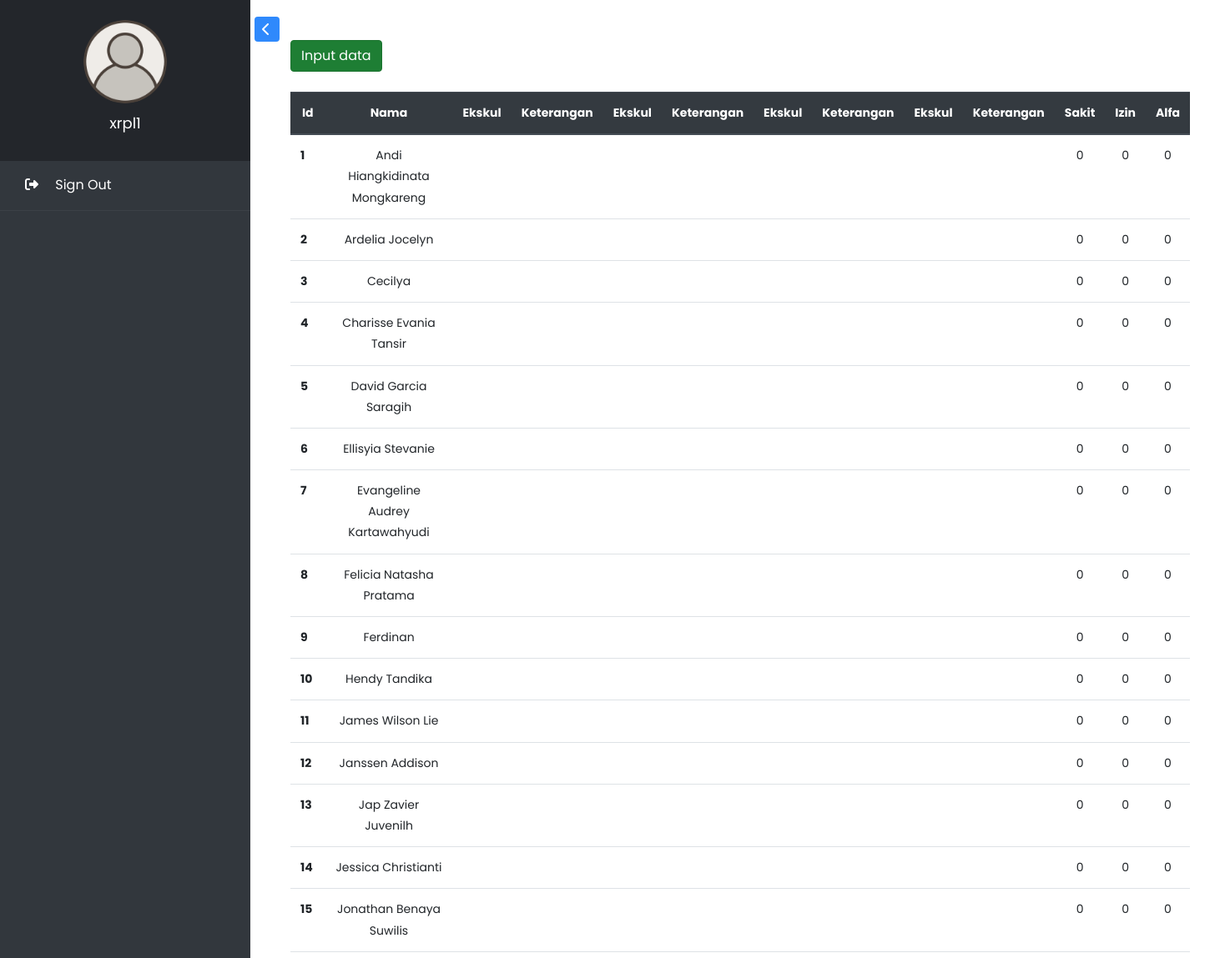
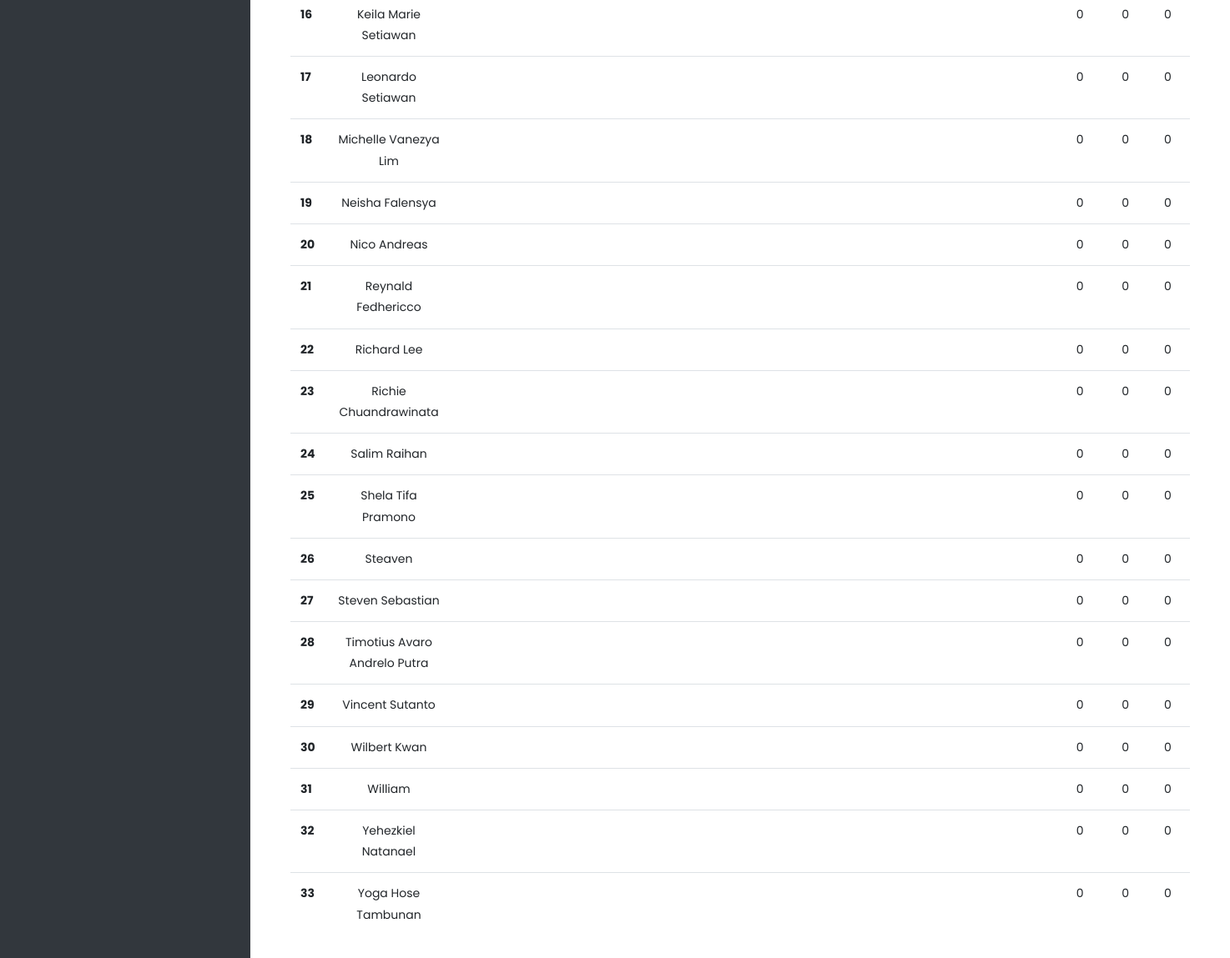
Screenshot of /xrpl1_walas/index.php (signed in) with the database file from the repository (2 pictures, top to bottom).
### tables this page shows
CREATE TABLE `xrpl1_n` (
  `id` int(11) NOT NULL,
  `nama` varchar(255) NOT NULL,
  `kelas` varchar(8) NOT NULL,
  `nis` varchar(5) NOT NULL,
  `nisn` varchar(10) NOT NULL,
  `agamap` int(3) NOT NULL,
  `p_agamap` text NOT NULL,
  `agamak` int(3) NOT NULL,
  `p_agamak` text NOT NULL,
  `ppknp` int(3) NOT NULL,
  `p_ppknp` text NOT NULL,
  `ppknk` int(3) NOT NULL,
  `p_ppknk` text NOT NULL,
  `bindop` int(3) NOT NULL,
  `p_bindop` text NOT NULL,
  `bindok` int(3) NOT NULL,
  `p_bindok` text NOT NULL,
  `mtkp` int(3) NOT NULL,
  `p_mtkp` text NOT NULL,
  `mtkk` int(3) NOT NULL,
  `p_mtkk` text NOT NULL,
  `sejarahp` int(3) NOT NULL,
  `p_sejarahp` text NOT NULL,
  `sejarahk` int(3) NOT NULL,
  `p_sejarahk` text NOT NULL,
  `bingp` int(3) NOT NULL,
  `p_bingp` text NOT NULL,
  `bingk` int(3) NOT NULL,
  `p_bingk` text NOT NULL,
  `sbdp` int(3) NOT NULL,
  `p_sbdp` text NOT NULL,
  `sbdk` int(3) NOT NULL,
  `p_sbdk` text NOT NULL,
  `pjokp` int(3) NOT NULL,
  `p_pjokp` text NOT NULL,
  `pjokk` int(3) NOT NULL,
  `p_pjokk` text NOT NULL,
  `mandp` int(3) NOT NULL,
  `p_mandp` text NOT NULL,
  `mandk` int(3) NOT NULL,
  `p_mandk` text NOT NULL,
  `bhump` int(3) NOT NULL,
  `p_bhump` text NOT NULL,
  `bhumk` int(3) NOT NULL,
  `p_bhumk` text NOT NULL,
  `simdigp` int(3) NOT NULL,
  `p_simdigp` text NOT NULL,
  `simdigk` int(3) NOT NULL,
  `p_simdigk` text NOT NULL,
  `fisikap` int(3) NOT NULL,
  `p_fisikap` text NOT NULL,
  `fisikak` int(3) NOT NULL,
  `p_fisikak` text NOT NULL,
  `kimiap` int(3) NOT NULL,
  `p_kimiap` text NOT NULL,
  `kimiak` int(3) NOT NULL,
  `p_kimiak` text NOT NULL,
  `sistekomp` int(3) NOT NULL,
  `p_sistekomp` text NOT NULL,
  `sistekomk` int(3) NOT NULL,
  `p_sistekomk` text NOT NULL,
  `komjardasp` int(3) NOT NULL,
  `p_komjardasp` text NOT NULL,
  `komjardask` int(3) NOT NULL,
  `p_komjardask` text NOT NULL,
  `progdasp` int(3) NOT NULL,
  `p_progdasp` text NOT NULL,
  `progdask` int(3) NOT NULL,
  `p_progdask` text NOT NULL,
  `desgrafp` int(3) NOT NULL,
  `p_desgrafp` text NOT NULL,
  `desgrafk` int(3) NOT NULL,
  `p_desgrafk` text NOT NULL,
  `eskula` varchar(255) NOT NULL,
  `ket_eskula` text NOT NULL,
  `eskulb` varchar(255) NOT NULL,
  `ket_eskulb` text NOT NULL,
  `eskulc` varchar(255) NOT NULL,
  `ket_eskulc` text NOT NULL,
  `eskuld` varchar(255) NOT NULL,
  `ket_eskuld` text NOT NULL,
  `sakit` int(12) NOT NULL,
  `izin` int(12) NOT NULL,
  `alfa` int(12) NOT NULL,
  `ranking` double NOT NULL
);

### xrpl1_walas/index.php (the view, shortened to what this page needs)
<!doctype html>
<html lang="en">
  <head>
    <link rel="stylesheet" href="https://pro.fontawesome.com/releases/v5.10.0/css/duotone.css"/>
    <link rel="stylesheet" href="https://pro.fontawesome.com/releases/v5.10.0/css/fontawesome.css"/>
		<link rel="stylesheet" href="https://stackpfath.bootstrapcdn.com/font-awesome/4.7.0/css/font-awesome.min.css">
    <link rel="stylesheet" href="../css/style.css">
  </head>
  <body>
		<div class="wrapper d-flex align-items-stretch">
			<nav id="sidebar" style="position: relative;">
				<div class="custom-menu">
					<button type="button" id="sidebarCollapse" class="btn btn-primary">
	        </button>
        </div>
	  		<div class="img bg-wrap text-center py-4" style="background-image: url(../images/bg_3.jpg);">
	  			<div class="user-logo">
	  				<div class="img" style="background-image: url(../images/user.png);"></div>
	  				<h3><?php echo $_SESSION['uname']; ?></h3>
	  			</div>
	  		</div>
        <ul class="list-unstyled components mb-5">
          <li class="active">
            <a href="signout.php"><span class="fa fa-sign-out mr-3"></span> Sign Out</a>
          </li>
        </ul>
    	</nav>
        <div id="content" class="p-4 p-md-5 pt-5">
      <a class="btn btn-success active" href="update.php">Input data</a>
        <table class="table" id="allTable">
            <thead class="thead-dark">
                <tr>
                <th scope="col" style="text-align: center">Id</th>
                <th scope="col" style="text-align: center">Nama</th>
                <th scope="col" style="text-align: center">Ekskul</th>
                <th scope="col" style="text-align: center">Keterangan</th>
                <th scope="col" style="text-align: center">Ekskul</th>
                <th scope="col" style="text-align: center">Keterangan</th>
                <th scope="col" style="text-align: center">Ekskul</th>
                <th scope="col" style="text-align: center">Keterangan</th>
                <th scope="col" style="text-align: center">Ekskul</th>
                <th scope="col" style="text-align: center">Keterangan</th>
                <th scope="col" style="text-align: center">Sakit</th>
                <th scope="col" style="text-align: center">Izin</th>
                <th scope="col" style="text-align: center">Alfa</th>
                </tr>
            </thead>
            <tbody>
                <?php
                include '../koneksi.php';
                $query = mysqli_query($conn, "SELECT * FROM xrpl1_n")or die(mysqli_error());
                $nomor = 1;
                while($data = mysqli_fetch_array($query)) {
                ?>
                <tr>
                <th scope="row"><?php echo $nomor++; ?></th>
                <td scope="col" style="text-align: center"><?php echo $data['nama']; ?></td>
                <td scope="col" style="text-align: center"><?php echo $data['eskula']; ?></td>
                <td scope="col" style="text-align: center"><?php echo $data['ket_eskula']; ?></td>
                <td scope="col" style="text-align: center"><?php echo $data['eskulb']; ?></td>
                <td scope="col" style="text-align: center"><?php echo $data['ket_eskulb']; ?></td>
                <td scope="col" style="text-align: center"><?php echo $data['eskulc']; ?></td>
                <td scope="col" style="text-align: center"><?php echo $data['ket_eskulc']; ?></td>
                <td scope="col" style="text-align: center"><?php echo $data['eskuld']; ?></td>
                <td scope="col" style="text-align: center"><?php echo $data['ket_eskuld']; ?></td>
                <td scope="col" style="text-align: center"><?php echo $data['sakit']; ?></td>
                <td scope="col" style="text-align: center"><?php echo $data['izin']; ?></td>
                <td scope="col" style="text-align: center"><?php echo $data['alfa']; ?></td>
                </tr>
                <?php } ?>
            </tbody>
            </table>
      </div>
		</div>
    </body>
</html>

### rows the page displays
xrpl1_n: nama "Andi Hiangkidinata Mongkareng", sakit "0", izin "0", alfa "0"
xrpl1_n: nama "Ardelia Jocelyn", sakit "0", izin "0", alfa "0"
xrpl1_n: nama "Cecilya", sakit "0", izin "0", alfa "0"
xrpl1_n: nama "Charisse Evania Tansir", sakit "0", izin "0", alfa "0"
xrpl1_n: nama "David Garcia Saragih", sakit "0", izin "0", alfa "0"
xrpl1_n: nama "Ellisyia Stevanie", sakit "0", izin "0", alfa "0"
xrpl1_n: nama "Evangeline Audrey Kartawahyudi", sakit "0", izin "0", alfa "0"
xrpl1_n: nama "Felicia Natasha Pratama", sakit "0", izin "0", alfa "0"
xrpl1_n: nama "Ferdinan", sakit "0", izin "0", alfa "0"
xrpl1_n: nama "Hendy Tandika", sakit "0", izin "0", alfa "0"
xrpl1_n: nama "James Wilson Lie", sakit "0", izin "0", alfa "0"
xrpl1_n: nama "Janssen Addison", sakit "0", izin "0", alfa "0"
xrpl1_n: nama "Jap Zavier Juvenilh", sakit "0", izin "0", alfa "0"
xrpl1_n: nama "Jessica Christianti", sakit "0", izin "0", alfa "0"
xrpl1_n: nama "Jonathan Benaya Suwilis", sakit "0", izin "0", alfa "0"
xrpl1_n: nama "Keila Marie Setiawan", sakit "0", izin "0", alfa "0"
xrpl1_n: nama "Leonardo Setiawan", sakit "0", izin "0", alfa "0"
xrpl1_n: nama "Michelle Vanezya Lim", sakit "0", izin "0", alfa "0"
xrpl1_n: nama "Neisha Falensya", sakit "0", izin "0", alfa "0"
xrpl1_n: nama "Nico Andreas", sakit "0", izin "0", alfa "0"
xrpl1_n: nama "Reynald Fedhericco", sakit "0", izin "0", alfa "0"
xrpl1_n: nama "Richard Lee", sakit "0", izin "0", alfa "0"
xrpl1_n: nama "Richie Chuandrawinata", sakit "0", izin "0", alfa "0"
xrpl1_n: nama "Salim Raihan", sakit "0", izin "0", alfa "0"
xrpl1_n: nama "Shela Tifa Pramono", sakit "0", izin "0", alfa "0"
xrpl1_n: nama "Steaven", sakit "0", izin "0", alfa "0"
xrpl1_n: nama "Steven Sebastian", sakit "0", izin "0", alfa "0"
xrpl1_n: nama "Timotius Avaro Andrelo Putra", sakit "0", izin "0", alfa "0"
xrpl1_n: nama "Vincent Sutanto", sakit "0", izin "0", alfa "0"
xrpl1_n: nama "Wilbert Kwan", sakit "0", izin "0", alfa "0"
xrpl1_n: nama "William", sakit "0", izin "0", alfa "0"
xrpl1_n: nama "Yehezkiel Natanael", sakit "0", izin "0", alfa "0"
xrpl1_n: nama "Yoga Hose Tambunan", sakit "0", izin "0", alfa "0"

### other values shown
$_SESSION['uname'] "xrpl1"
